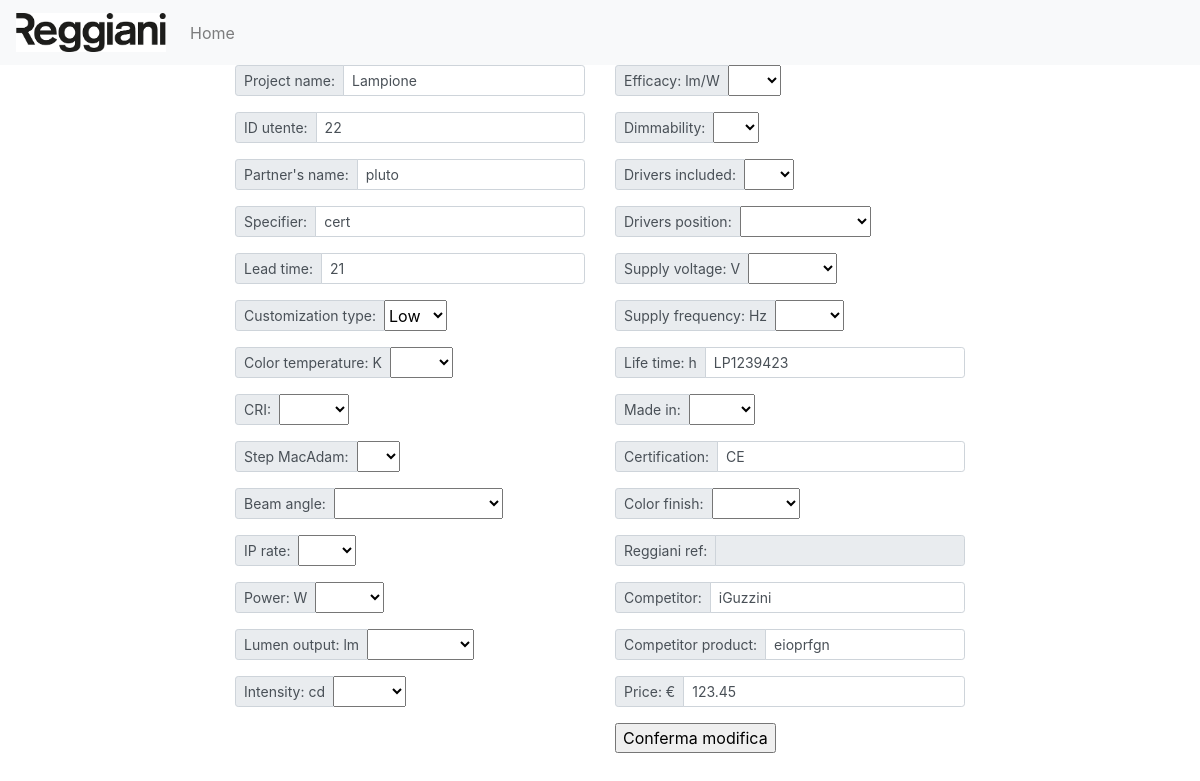
Page /modifica.php?idArticolo=4 (signed in) on the committed database.
### tables this page shows
CREATE TABLE `products` (
  `ID` int(11) NOT NULL,
  `img` varchar(128) NOT NULL,
  `design` varchar(128) NOT NULL,
  `file` varchar(128) NOT NULL,
  `projectName` varchar(32) NOT NULL,
  `idUtente` int(11) NOT NULL,
  `partnersName` varchar(32) NOT NULL,
  `Specifier` varchar(32) NOT NULL,
  `leadTime` int(11) NOT NULL,
  `customizationType` varchar(32) NOT NULL,
  `colorTemperature` int(11) NOT NULL,
  `CRI` varchar(32) NOT NULL,
  `stepMacAdam` varchar(32) NOT NULL,
  `beamAngle` varchar(32) NOT NULL,
  `ipRate` varchar(32) NOT NULL,
  `power` varchar(32) NOT NULL,
  `lumenOutput` varchar(32) NOT NULL,
  `intensity` varchar(32) NOT NULL,
  `efficacy` varchar(32) NOT NULL,
  `dimmability` tinyint(1) NOT NULL,
  `driverIncluded` tinyint(1) NOT NULL,
  `driverPosition` tinyint(1) NOT NULL,
  `supplyVoltage` varchar(32) NOT NULL,
  `supplyFrequency` varchar(32) NOT NULL,
  `lifetime` varchar(32) NOT NULL,
  `madeIn` varchar(32) NOT NULL,
  `certification` varchar(32) NOT NULL,
  `colorFinish` varchar(32) NOT NULL,
  `reggianiRef` int(11) NOT NULL,
  `competitor` varchar(32) NOT NULL,
  `competitorProduct` varchar(32) NOT NULL,
  `targetPrice` decimal(11,2) NOT NULL
);

### modifica.php (the view, shortened to what this page needs)
<?php
	include("connection.php");
	include("navbar.php");
	$sql = "SELECT * FROM products WHERE ID = ".$_GET["idArticolo"];
	$result = $conn->query($sql);
	$row = $result->fetch_assoc();
?>
<html>
	<head>
		<link rel="stylesheet" type="text/css" href="style.css">
	</head>
	<body>
		<div class='container'>
			<div class='row'>
						<div class='col-sm-2'>
						</div>
				<div class='col-sm-4'>
					<form enctype="multipart/form-data" action="chkModifica.php" method="POST">
						<div class="input-group input-group-sm mb-3">
  							<div class="input-group-prepend">
    							<span class="input-group-text" id="inputGroup-sizing-sm">Project name:</span>
 							</div>
  							<input type="text" class="form-control" aria-label="Small" aria-describedby="inputGroup-sizing-sm" name="nameProject" required value = "<?php echo $row['projectName']?>">
						</div>
						<div class="input-group input-group-sm mb-3">
  							<div class="input-group-prepend">
    							<span class="input-group-text" id="inputGroup-sizing-sm">ID utente:</span>
 							</div>
  							<input type="number" class="form-control" aria-label="Small" aria-describedby="inputGroup-sizing-sm" name="nameIdUtente" required value = "<?php echo $row['idUtente']?>">
						</div>
						<div class="input-group input-group-sm mb-3">
  							<div class="input-group-prepend">
    							<span class="input-group-text" id="inputGroup-sizing-sm">Partner's name:</span>
 							</div>
  							<input type="text" class="form-control" aria-label="Small" aria-describedby="inputGroup-sizing-sm" name="namePartner" required value = "<?php echo $row['partnersName']?>">
						</div>
						<div class="input-group input-group-sm mb-3">
  							<div class="input-group-prepend">
    							<span class="input-group-text" id="inputGroup-sizing-sm">Specifier:</span>
 							</div>
  							<input type="text" class="form-control" aria-label="Small" aria-describedby="inputGroup-sizing-sm" name="nameSpecifier" required value = "<?php echo $row['Specifier']?>">
						</div>
						<div class="input-group input-group-sm mb-3">
  							<div class="input-group-prepend">
    							<span class="input-group-text" id="inputGroup-sizing-sm">Lead time:</span>
 							</div>
  							<input type="number" class="form-control" aria-label="Small" aria-describedby="inputGroup-sizing-sm" name="nameLeadTime" required value = "<?php echo $row['leadTime']?>">
						</div>
                        <div class="input-group input-group-sm mb-3">
  							<div class="input-group-prepend">
    							<span class="input-group-text" id="inputGroup-sizing-sm">Customization type:</span>
 							</div>
                            <select name="nameCustomizationType">
                                <option>Low</option>
                            </select>
						</div>
						<div class="input-group input-group-sm mb-3">
  							<div class="input-group-prepend">
    							<span class="input-group-text" id="inputGroup-sizing-sm">Color temperature: K</span>
 							</div>
                            <select name="nameTemperature">
                                <option></option>
                                <option>2700</option>
                            </select>
						</div>
                        <div class="input-group input-group-sm mb-3">
  							<div class="input-group-prepend">
    							<span class="input-group-text" id="inputGroup-sizing-sm">CRI:</span>
 							</div>
                            <select name="nameCRI">
                                <option></option>
                                <option>&lt;80</option>
                            </select>
						</div>
                        <div class="input-group input-group-sm mb-3">
  							<div class="input-group-prepend">
    							<span class="input-group-text" id="inputGroup-sizing-sm">Step MacAdam:<span>
 							</div>
                            <select name="nameStep">
                                <option></option>
                                <option>&lt;4</option>
                            </select>
						</div>
                        <div class="input-group input-group-sm mb-3">
  							<div class="input-group-prepend">
    							<span class="input-group-text" id="inputGroup-sizing-sm">Beam angle:<span>
 							</div>
                            <select name="nameBeam">
                                <option></option>
                                <option>Double asymmetric</option>
                            </select>
						</div>
						<div class="input-group input-group-sm mb-3">
  							<div class="input-group-prepend">
    							<span class="input-group-text" id="inputGroup-sizing-sm">IP rate:</span>
 							</div>
                            <select name="nameIP">
                                <option></option>
                                <option>IP20</option>
                            </select>
						</div>
                        <div class="input-group input-group-sm mb-3">
  							<div class="input-group-prepend">
    							<span class="input-group-text" id="inputGroup-sizing-sm">Power: W<span>
 							</div>
                            <select name="namePower">
                                <option></option>
                                <option>&lt;10</option>
                            </select>
						</div>
                        <div class="input-group input-group-sm mb-3">
  							<div class="input-group-prepend">
    							<span class="input-group-text" id="inputGroup-sizing-sm">Lumen output: lm<span>
 							</div>
                            <select name="nameLumen">
                                <option></option>
                                <option>&lt;1000</option>
                            </select>
						</div>
                        <div class="input-group input-group-sm mb-3">
  							<div class="input-group-prepend">
    							<span class="input-group-text" id="inputGroup-sizing-sm">Intensity: cd<span>
 							</div>
                            <select name="nameIntensity">
                                <option></option>
                                <option>>5000</option>
                            </select>
						</div>
					</div>
					<div class='col-sm-4'>
                        <div class="input-group input-group-sm mb-3">
  							<div class="input-group-prepend">
    							<span class="input-group-text" id="inputGroup-sizing-sm">Efficacy: lm/W<span>
 							</div>
                            <select name="nameEfficacy">
                                <option></option>
                                <option>>80</option>
                            </select>
						</div>
                        <div class="input-group input-group-sm mb-3">
  							<div class="input-group-prepend">
    							<span class="input-group-text" id="inputGroup-sizing-sm">Dimmability:<span>
 							</div>
                            <select name="nameDimmability">
                                <option></option>
                                <option>On</option>
                            </select>
						</div>
                        <div class="input-group input-group-sm mb-3">
  							<div class="input-group-prepend">
    							<span class="input-group-text" id="inputGroup-sizing-sm">Drivers included:<span>
 							</div>
                            <select name="nameDriversInc">
                                <option></option>
                                <option>Yes</option>
                            </select>
						</div>
                        <div class="input-group input-group-sm mb-3">
  							<div class="input-group-prepend">
    							<span class="input-group-text" id="inputGroup-sizing-sm">Drivers position:<span>
 							</div>
                            <select name="nameDriversPos">
                                <option></option>
                                <option>Integrated</option>
                            </select>
						</div>
                        <div class="input-group input-group-sm mb-3">
  							<div class="input-group-prepend">
    							<span class="input-group-text" id="inputGroup-sizing-sm">Supply voltage: V<span>
 							</div>
                            <select name="nameVoltage">
                                <option></option>
                                <option>220-240</option>
                            </select>
						</div>
                        <div class="input-group input-group-sm mb-3">
  							<div class="input-group-prepend">
    							<span class="input-group-text" id="inputGroup-sizing-sm">Supply frequency: Hz<span>
 							</div>
                            <select name="nameFrequency">
                                <option></option>
                                <option>50-60</option>
                            </select>
						</div>
						<div class="input-group input-group-sm mb-3">
  							<div class="input-group-prepend">
    							<span class="input-group-text" id="inputGroup-sizing-sm">Life time: h</span>
 							</div>
  							<input type="text" class="form-control" aria-label="Small" aria-describedby="inputGroup-sizing-sm" name="nameLifeTime" required value = "<?php echo $row['lifetime']?>">
						</div>
                        <div class="input-group input-group-sm mb-3">
  							<div class="input-group-prepend">
    							<span class="input-group-text" id="inputGroup-sizing-sm">Made in:<span>
 							</div>
                            <select name="nameMade">
                                <option></option>
                                <option>China</option>
                            </select>
						</div>
						<div class="input-group input-group-sm mb-3">
  							<div class="input-group-prepend">
    							<span class="input-group-text" id="inputGroup-sizing-sm">Certification:</span>
 							</div>
  							<input type="text" class="form-control" aria-label="Small" aria-describedby="inputGroup-sizing-sm" name="nameCertification" required value = "<?php echo $row['certification']?>">
						</div>
                        <div class="input-group input-group-sm mb-3">
  							<div class="input-group-prepend">
    							<span class="input-group-text" id="inputGroup-sizing-sm">Color finish:<span>
 							</div>
							 <select id="colorFinish" name="nameColorFinish" onchange="chkReggiani()">
                                <option></option>
                                <option>Reggiani</option>
                            </select>
						</div>
						<div class="input-group input-group-sm mb-3">
  							<div class="input-group-prepend">
    							<span class="input-group-text" id="inputGroup-sizing-sm">Reggiani ref:</span>
 							</div>
							<input id="reggianiRef" type="number" class="form-control" aria-label="Small" aria-describedby="inputGroup-sizing-sm" name="nameRef" required disabled>
						</div>
						<div class="input-group input-group-sm mb-3">
  							<div class="input-group-prepend">
    							<span class="input-group-text" id="inputGroup-sizing-sm">Competitor:</span>
 							</div>
  							<input type="text" class="form-control" aria-label="Small" aria-describedby="inputGroup-sizing-sm" name="nameCompetitor" required value = "<?php echo $row['competitor']?>">
						</div>
						<div class="input-group input-group-sm mb-3">
  							<div class="input-group-prepend">
    							<span class="input-group-text" id="inputGroup-sizing-sm">Competitor product:</span>
 							</div>
  							<input type="text" class="form-control" aria-label="Small" aria-describedby="inputGroup-sizing-sm" name="nameCompetitorProduct" required value = "<?php echo $row['competitorProduct']?>">
						</div>
						<div class="input-group input-group-sm mb-3">
  							<div class="input-group-prepend">
    							<span class="input-group-text" id="inputGroup-sizing-sm">Price: &euro;</span>
 							</div>
  							<input type="decimal" class="form-control" aria-label="Small" aria-describedby="inputGroup-sizing-sm" name="namePrice" required value = "<?php echo $row['targetPrice']?>">
						</div>
						<input type="submit" value="Conferma modifica"/>
						<div class='col-sm-2'>
						</div>
			</div>
		</div>
	</body>
</html>

### rows in the picture
products: nameProject "Lampione", nameIdUtente "22", namePartner "pluto", nameSpecifier "cert", nameLeadTime "21", nameLifeTime "LP1239423", nameCertification "CE", nameCompetitor "iGuzzini", nameCompetitorProduct "eioprfgn", namePrice "123.45"
